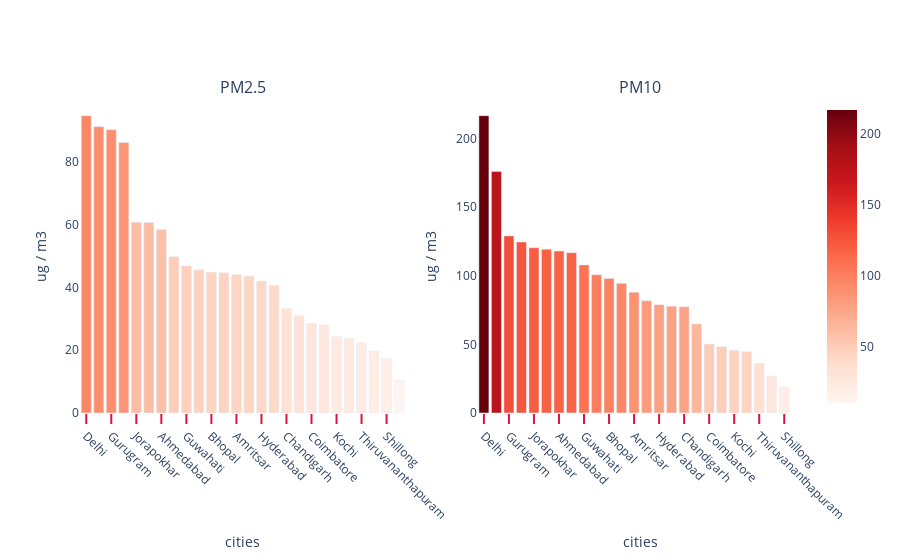

Notebook source saved alongside this figure:
### Code cell
x2= city_day[['PM2.5','City']].groupby(["City"]).median().sort_values(by='PM2.5',ascending=False).reset_index()
x3 = city_day[['PM10','City']].groupby(["City"]).median().sort_values(by='PM10',ascending=False).reset_index()

from plotly.subplots import make_subplots
fig = make_subplots(
    rows=1, cols=2,
    subplot_titles=("PM2.5","PM10"))

fig.add_trace(go.Bar( y=x2['PM2.5'], x=x2["City"],  
                     marker=dict(color=x2['PM2.5'], coloraxis="coloraxis")),
              1, 1)


fig.add_trace(go.Bar( y=x3['PM10'], x=x2["City"],  
                     marker=dict(color=x3['PM10'], coloraxis="coloraxis")),
              1, 2)
fig.update_layout(coloraxis=dict(colorscale='reds'), showlegend=False,plot_bgcolor='white')
fig.update_xaxes(ticks="outside", tickwidth=2,tickangle=45, tickcolor='crimson', ticklen=10,title_text="cities")
fig.update_yaxes(title_text="ug / m3", row=1, col=1)
fig.update_yaxes(title_text="ug / m3", row=1, col=2)
fig.show()

### Figure 1 — Plotly figure (JSON) as saved in the notebook; plotly's stock layout.template omitted (floating-point values rounded to 4 significant figures)
{"data": [{"marker": {"color": [94.62, 91.12, 90.15, 86.09, 60.69, 60.63, 58.37, 49.75, 46.78, 45.55, 44.84, 44.64, 44.09, 43.55, 42, 40.61, 33.27, 30.92, 28.52, 28.02, 24.29, 23.74, 22.38, 19.76, 17.43, 10.48], "coloraxis": "coloraxis"}, "type": "bar", "x": ["Delhi", "Patna", "Gurugram", "Lucknow", "Jorapokhar", "Brajrajnagar", "Ahmedabad", "Jaipur", "Guwahati", "Chennai", "Bhopal", "Talcher", "Amritsar", "Kolkata", "Hyderabad", "Visakhapatnam", "Chandigarh", "Bengaluru", "Coimbatore", "Amaravati", "Kochi", "Mumbai", "Thiruvananthapuram", "Ernakulam", "Shillong", "Aizawl"], "xaxis": "x", "y": [94.62, 91.12, 90.15, 86.09, 60.69, 60.63, 58.37, 49.75, 46.78, 45.55, 44.84, 44.64, 44.09, 43.55, 42, 40.61, 33.27, 30.92, 28.52, 28.02, 24.29, 23.74, 22.38, 19.76, 17.43, 10.48], "yaxis": "y"}, {"marker": {"color": [216.7, 176.1, 129.1, 124.6, 120.5, 119.4, 118.0, 116.8, 108.0, 100.7, 98.09, 94.48, 87.97, 81.77, 78.94, 77.88, 77.36, 64.9, 50.25, 48.33, 45.66, 44.64, 36.22, 26.93, 18.96, null], "coloraxis": "coloraxis"}, "type": "bar", "x": ["Delhi", "Patna", "Gurugram", "Lucknow", "Jorapokhar", "Brajrajnagar", "Ahmedabad", "Jaipur", "Guwahati", "Chennai", "Bhopal", "Talcher", "Amritsar", "Kolkata", "Hyderabad", "Visakhapatnam", "Chandigarh", "Bengaluru", "Coimbatore", "Amaravati", "Kochi", "Mumbai", "Thiruvananthapuram", "Ernakulam", "Shillong", "Aizawl"], "xaxis": "x2", "y": [216.7, 176.1, 129.1, 124.6, 120.5, 119.4, 118.0, 116.8, 108.0, 100.7, 98.09, 94.48, 87.97, 81.77, 78.94, 77.88, 77.36, 64.9, 50.25, 48.33, 45.66, 44.64, 36.22, 26.93, 18.96, null], "yaxis": "y2"}], "layout": {"annotations": [{"font": {"size": 16}, "showarrow": false, "text": "PM2.5", "x": 0.225, "xanchor": "center", "xref": "paper", "y": 1, "yanchor": "bottom", "yref": "paper"}, {"font": {"size": 16}, "showarrow": false, "text": "PM10", "x": 0.775, "xanchor": "center", "xref": "paper", "y": 1, "yanchor": "bottom", "yref": "paper"}], "coloraxis": {"colorscale": [[0, "rgb(255,245,240)"], [0.125, "rgb(254,224,210)"], [0.25, "rgb(252,187,161)"], [0.375, "rgb(252,146,114)"], [0.5, "rgb(251,106,74)"], [0.625, "rgb(239,59,44)"], [0.75, "rgb(203,24,29)"], [0.875, "rgb(165,15,21)"], [1, "rgb(103,0,13)"]]}, "plot_bgcolor": "white", "showlegend": false, "xaxis": {"anchor": "y", "domain": [0, 0.45], "tickangle": 45, "tickcolor": "crimson", "ticklen": 10, "ticks": "outside", "tickwidth": 2, "title": {"text": "cities"}}, "xaxis2": {"anchor": "y2", "domain": [0.55, 1], "tickangle": 45, "tickcolor": "crimson", "ticklen": 10, "ticks": "outside", "tickwidth": 2, "title": {"text": "cities"}}, "yaxis": {"anchor": "x", "domain": [0, 1], "title": {"text": "ug / m3"}}, "yaxis2": {"anchor": "x2", "domain": [0, 1], "title": {"text": "ug / m3"}}}}
